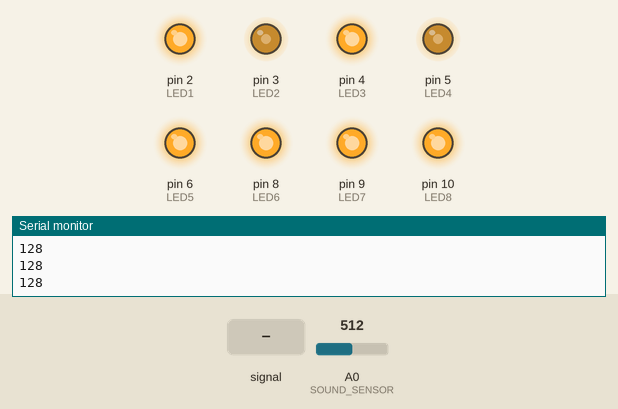
The sketch below on a simulated Arduino Uno, built with avr-gcc and run on an emulated ATmega328P. Shown: output pins drawn as LEDs (lit = HIGH), the last lines printed to the serial monitor. Dashed ring = blinking. Inputs (shaded band) come from the test bench; at power-on: A0 (SOUND_SENSOR) = 512.

Above: at 1.2 s.
1.3 s: A0 (SOUND_SENSOR) fed a 200 Hz sine of ±81 counts around its level
At 2.4 s:
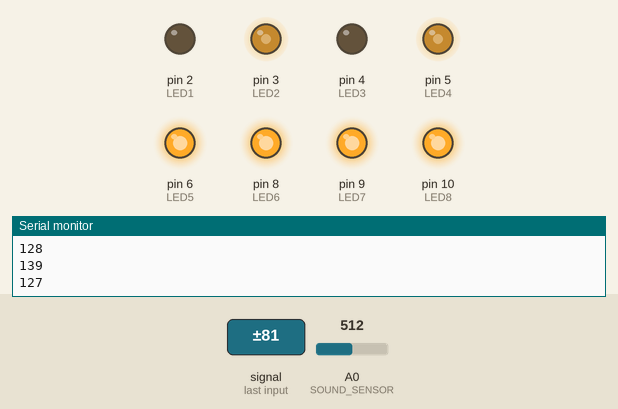
4.3 s: A0 (SOUND_SENSOR) set to 306
At 5.3 s:
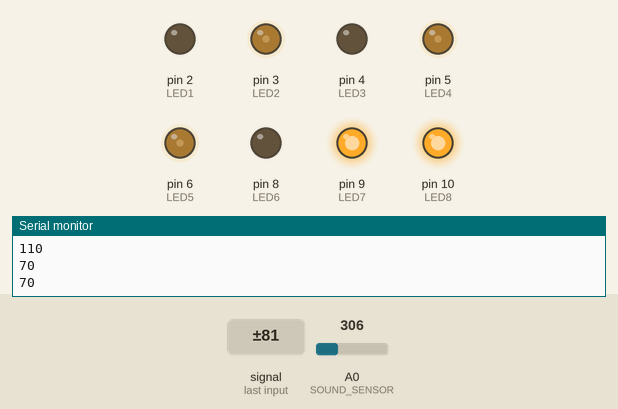
6.4 s: A0 (SOUND_SENSOR) set to 230
At 8.5 s:
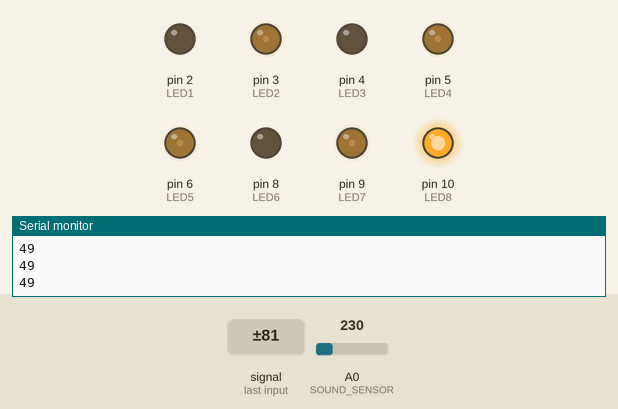
8.9 s: A0 (SOUND_SENSOR) set to 716
At 9.9 s:
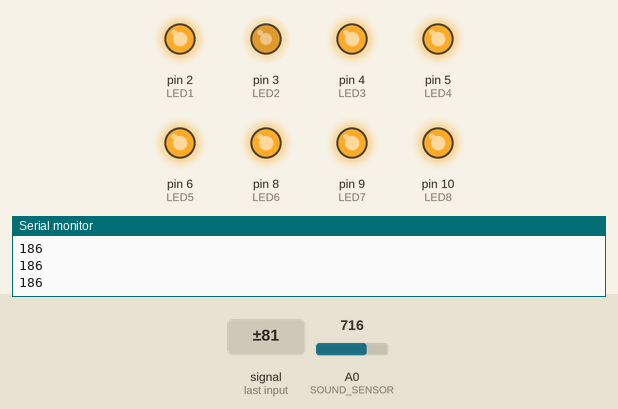
10.6 s: A0 (SOUND_SENSOR) fed a 1000 Hz sine of ±255 counts around its level
At 12.11 s:
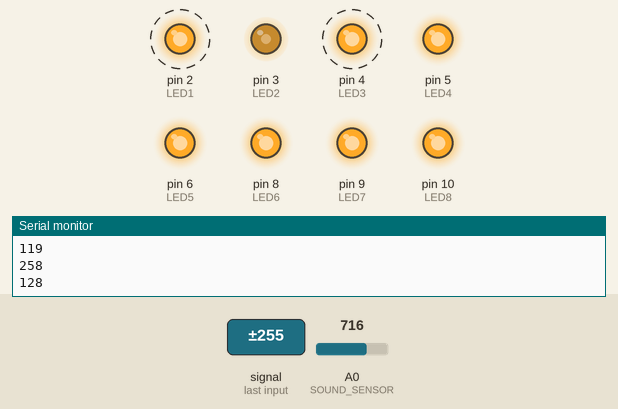
13.6 s: A0 (SOUND_SENSOR) fed a 2 Hz sine of ±306 counts around its level
Timing chart, 0 to 17.6 s (numbered marks = the images above; inputs shaded):
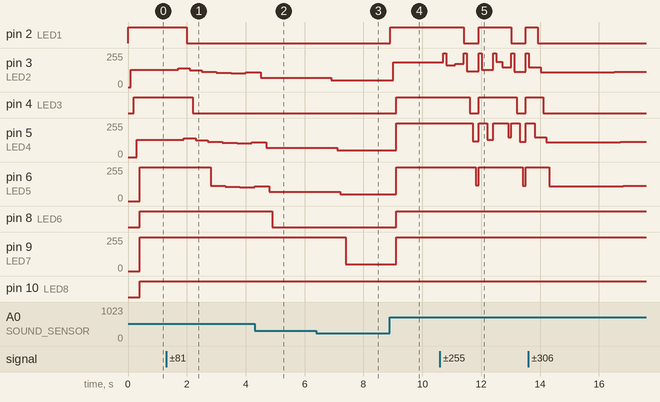

Measured:
- after the input at 1.3 s, pin 2 (LED1): HIGH → LOW after 0.70 s; pin 3 (LED2): 128/255 → 139/255 after 0.40 s, → 127/255 0.40 s later, → 116/255 0.40 s later, → 108/255 0.50 s later, … (6 changes in this stretch)
- after the input at 4.3 s, pin 2 (LED1): stays LOW (without the input it goes to HIGH after 0.61 s); pin 4 (LED3): stays LOW (without the input it goes to HIGH after 0.81 s); pin 8 (LED6): HIGH → LOW after 0.60 s
- after the input at 6.4 s, pin 3 (LED2): 70/255 → 49/255 after 0.51 s; pin 5 (LED4): 70/255 → 49/255 after 0.71 s; pin 6 (LED5): 70/255 → 49/255 after 0.81 s; pin 9 (LED7): 255/255 → 49/255 after 1.0 s
- after the input at 8.9 s, pin 2 (LED1): LOW → HIGH at once; pin 3 (LED2): 49/255 → 186/255 after 0.11 s; pin 4 (LED3), pin 8 (LED6): LOW → HIGH after 0.21 s; pin 5 (LED4), pin 6 (LED5), pin 9 (LED7): 49/255 → 255/255 after 0.21 s

The sketch:

sound_sensor3.ino
```cpp
const int SOUND_SENSOR = A0;
const int LED1 = 2;
const int LED2 = 3;
const int LED3 = 4;
const int LED4= 5;
const int LED5= 6;
const int LED6 = 8;
const int LED7 = 9;
const int LED8 = 10;


void setup()
{
  Serial.begin(9600);
  pinMode(SOUND_SENSOR, INPUT);
  pinMode(LED1, OUTPUT);
  pinMode(LED2, OUTPUT);
  pinMode(LED3, OUTPUT);
  pinMode(LED4, OUTPUT);
  pinMode(LED5, OUTPUT);
  pinMode(LED6, OUTPUT);
  pinMode(LED7, OUTPUT);
  pinMode(LED8, OUTPUT);
}

void loop()
{
  int level = analogRead(SOUND_SENSOR);
  int value = map(level, 57,957 ,0,255);

  Serial.println(value);

  if (value < 20)
  {
    value = 255;
  }


  if (value < 240 )
  {
    analogWrite(LED1,value);
    delay(100);
  }
  else
  {
    analogWrite(LED1,255);
  }

  if (value <210 )
  {
    analogWrite(LED2,value);
    delay(100);
  }
  else
  {
    analogWrite(LED2,255);
  }

  if (value < 180 )
  {
    analogWrite(LED3,value);
    delay(100);
  }
  else
  {
    analogWrite(LED3,255);
  }

  if (value < 150 )
  {
    analogWrite(LED4,value);
    delay(100);
  }
  else
  {
    analogWrite(LED4,255);
  }

  if (value < 120 )
  {
    analogWrite(LED5,value);
    delay(100);
  }
  else
  {
    analogWrite(LED5,255);
  }
  if (value < 90 )
  {
    analogWrite(LED6,value);
    delay(100);
  }
  else
  {
    analogWrite(LED6,255);
  }
  if (value < 60 )
  {
    analogWrite(LED7,value);
    delay(100);
  }
  else
  {
    analogWrite(LED7,255);
  }
  if (value < 30 )
  {
    analogWrite(LED8,value);
    delay(100);
  }
  else
  {
    analogWrite(LED8,255);
  }


}
```
